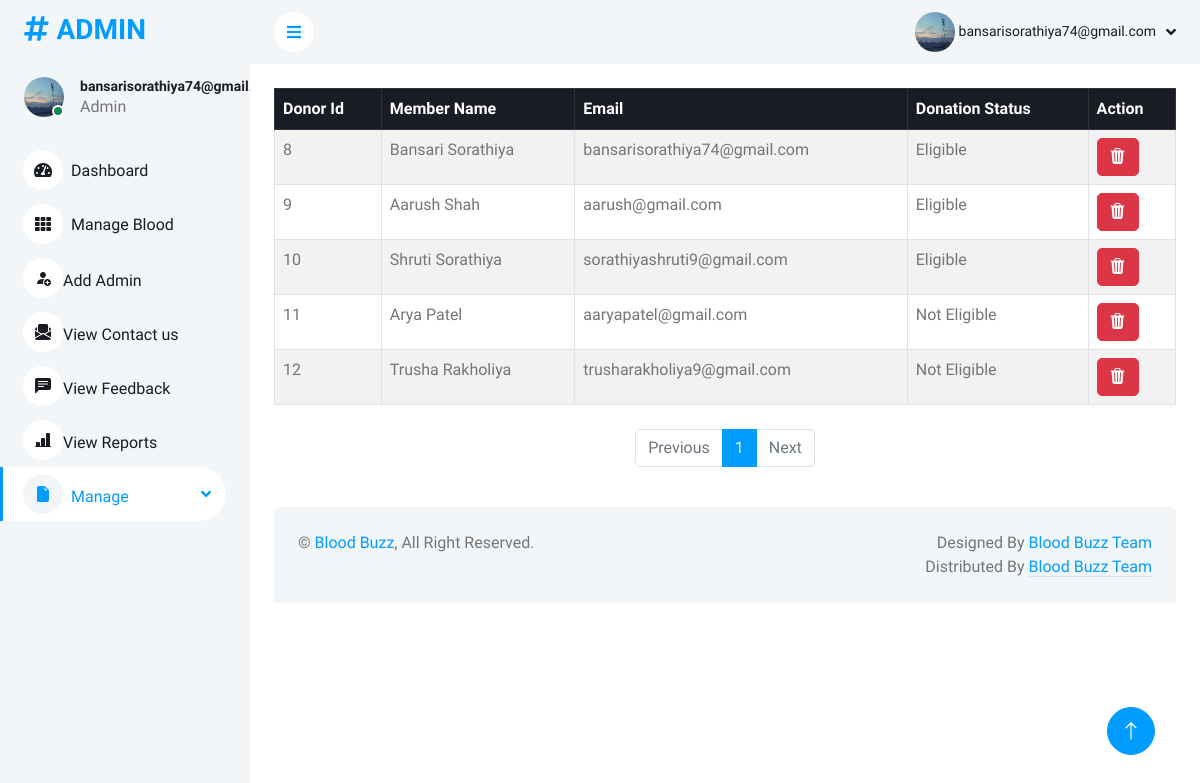
The app's page /AdminDesh/manageDonor.php (signed in) with its own data.
### tables this page shows
CREATE TABLE `donors` (
  `donor_id` int(30) UNSIGNED NOT NULL,
  `member_id` int(30) UNSIGNED DEFAULT NULL,
  `donation_status` enum('0','1','2') DEFAULT NULL COMMENT '0=pending eligibility 1=eligible 2=deleted by Admin'
);

CREATE TABLE `members` (
  `member_id` int(30) UNSIGNED NOT NULL,
  `img` varchar(200) DEFAULT NULL,
  `email` varchar(30) NOT NULL,
  `pwd` varchar(20) NOT NULL,
  `verify_token` varchar(100) NOT NULL,
  `name` varchar(50) NOT NULL,
  `contact_no` varchar(10) NOT NULL,
  `gender` varchar(50) NOT NULL,
  `dob` date NOT NULL,
  `address` varchar(250) NOT NULL,
  `city` int(5) UNSIGNED NOT NULL,
  `state` int(10) UNSIGNED NOT NULL,
  `landmark` varchar(80) NOT NULL,
  `pincode` varchar(6) NOT NULL,
  `member_status` enum('0','1','2') NOT NULL COMMENT '0=Deleted By Member 1=Active Status 2=Deactivated by Admin',
  `created_at` datetime NOT NULL DEFAULT current_timestamp()
);

### AdminDesh/manageDonor.php (the view, shortened to what this page needs)
<?php
    include '../Include/connect2.php';
    $session_email=$_SESSION['email'];
    $get_admin=$connection->prepare("SELECT * FROM admin_login WHERE email=?");
    $get_admin->execute([$session_email]);
    if($get_admin->rowCount() > 0)
    {
       $data=$get_admin->fetch(PDO::FETCH_ASSOC);
    }
?>
<!DOCTYPE html>
<html lang="en">
<head>
    <link href="https://cdnjs.cloudflare.com/ajax/libs/font-awesome/5.10.0/css/all.min.css" rel="stylesheet">
    <link href="https://cdn.jsdelivr.net/npm/bootstrap-icons@1.4.1/font/bootstrap-icons.css" rel="stylesheet">
    <link href="lib/owlcarousel/assets/owl.carousel.min.css" rel="stylesheet">
    <link href="lib/tempusdominus/css/tempusdominus-bootstrap-4.min.css" rel="stylesheet" />
    <link href="css/bootstrap.min.css" rel="stylesheet">
    <link href="css/style.css" rel="stylesheet">
    <link rel="stylesheet" href="https://cdn.jsdelivr.net/npm/bootstrap-icons@1.11.3/font/bootstrap-icons.min.css">
</head>
<body>
    <div class="container-xxl position-relative bg-white d-flex p-0">
        <div class="sidebar pe-4 pb-3">
            <nav class="navbar bg-light navbar-light">
                <a href="dashboard.php" class="navbar-brand mx-4 mb-3">
                    <h3 class="text-primary"><i class="fa fa-hashtag me-2"></i>ADMIN</h3>
                </a>
                <div class="d-flex align-items-center ms-4 mb-4">
                    <div class="position-relative">
                        <?php
                        if($data['img']==null)
                        {
                        echo"<img src='../img/user.png' class='rounded-circle' alt='avatar' style='width: 40px; height: 40px;'>";
                        }
                        else
                        {
                            echo"<img src='../img/{$data['img']}' class='rounded-circle' alt='error' style='width: 40px; height: 40px;'>";
                        }
                         ?>
                        <div class="bg-success rounded-circle border border-2 border-white position-absolute end-0 bottom-0 p-1"></div>
                    </div>
                    <div class="ms-3">
                        <h6 class="mb-0"><small><?php echo $data['email']; ?></small></h6>
                        <span>Admin</span>
                    </div>
                </div>
                <div class="navbar-nav w-100">
                    <a href="dashboard.php" class="nav-item nav-link"><i class="fa fa-tachometer-alt me-2"></i>Dashboard</a>
                    <a href="manageBlood.php" class="nav-item nav-link"><i class="fa fa-th me-2"></i>Manage Blood</a>
                    <a href="./addAdmin.php" class="nav-item nav-link"><i class="bi bi-person-fill-add"></i>Add Admin</a>
                    <a href="./seeContactUs.php" class="nav-item nav-link"><i class="bi bi-envelope-paper-fill"></i>View Contact us</a>
                    <a href="./seeFeedback.php" class="nav-item nav-link"><i class="bi bi-chat-left-text-fill"></i>View Feedback</a>
                    <a href="./reports.php" class="nav-item nav-link"><i class="bi bi-bar-chart-line-fill"></i>View Reports</a>
                    <div class="nav-item dropdown">
                        <a href="#" class="nav-link dropdown-toggle active" data-bs-toggle="dropdown"><i class="bi bi-file-earmark-fill me-2"></i>Manage</a>
                    </div>
                </div>
                </div>
        </div>
        <div class="content">
            <nav class="navbar navbar-expand bg-light navbar-light sticky-top px-4 py-0">
                <a href="#" class="sidebar-toggler flex-shrink-0">
                    <i class="fa fa-bars"></i>
                </a>
                <div class="navbar-nav align-items-center ms-auto">
                    <div class="nav-item dropdown">
                    <div class="nav-item dropdown">
                        <a href="#" class="nav-link dropdown-toggle" data-bs-toggle="dropdown">
                        <?php
                        if($data['img']==null)
                        {
                        echo"<img src='../img/user.png' class='rounded-circle' alt='avatar' style='width: 40px; height: 40px;'>";
                        }
                        else
                        {
                            echo"<img src='../img/{$data['img']}' class='rounded-circle' alt='error' style='width: 40px; height: 40px;'>";
                        }
                         ?>
                            <span class="d-none d-lg-inline-flex"><small><?php echo $data['email']; ?></small></span>
                        </a>
                    </div>
                </div>
            </nav>
            <div class="container-fluid pt-4 px-4">
                <table class="table table-striped table-bordered table-hover">
                <thead class="table-dark">
                    <tr>
                        <th>Donor Id</th>
                        <th>Member Name</th>
                        <th>Email</th>
                        <th>Donation Status</th>
                        <th>Action</th>
                    </tr>
                </thead>
                <tbody>
                <?php
                $records_per_page = 10;
                $page = isset($_GET['page']) ? $_GET['page'] : 1;
                $offset = ($page - 1) * $records_per_page;
                try
                {
                $get_donors=$connection->prepare("SELECT m.name,m.email,d.* FROM donors d LEFT JOIN members m ON m.member_id = d.member_id WHERE donation_status IN ('1','0') LIMIT $offset,$records_per_page");
                $get_donors->execute();
                $donors=$get_donors->fetchAll(PDO::FETCH_ASSOC);
                }
                catch (PDOException $e)
                {
                    $error=$e->getMessage();
                    $_SESSION['error-message'] = "Database error: " . $error;
                }
                $total_records = $connection->query("SELECT COUNT(*) FROM donors WHERE donation_status IN ('1','0')")->fetchColumn();
                $total_pages = ceil($total_records / $records_per_page);
                foreach($donors as $row)
                {
                ?>
                <tr>
                <td><?php echo $row['donor_id'];   ?></td>
                <td><?php echo $row['name'];   ?></td>
                <td><?php echo $row['email'];   ?></td>
                <td><?php
                if($row['donation_status']=='1')
                {
                echo "Eligible";
                }
                else
                {
                echo 'Not Eligible';
                }
                ?></td>
                <td>
                <?php $encryptedDid=base64_encode($row['donor_id']); ?>
              <form action="deleteDonor.php?did=<?php echo $encryptedDid; ?>" method="post">
                <button type="submit" class="btn btn-danger"><i class="bi bi-trash3-fill"></i></button>
                </form>
                </td>
                </tr>
                <?php
                }
                ?>
                </tbody>
                </table>
            </div>
            <div class="d-flex justify-content-center mt-4">
            <nav aria-label="Pagination">
            <ul class="pagination">
            <li class="page-item <?php echo ($page <= 1) ? 'disabled' : ''; ?>">
                <a class="page-link" href="?page=<?php echo ($page <= 1) ? 1 : ($page - 1); ?>">Previous</a>
            </li>
            <?php for ($i = 1; $i <= $total_pages; $i++): ?>
            <li class="page-item <?php echo ($page == $i) ? 'active' : ''; ?>">
                <a class="page-link" href="?page=<?php echo $i; ?>"><?php echo $i; ?></a>
            </li>
            <?php endfor; ?>
            <li class="page-item <?php echo ($page >= $total_pages) ? 'disabled' : ''; ?>">
                <a class="page-link" href="?page=<?php echo ($page >= $total_pages) ? $total_pages : ($page + 1); ?>">Next</a>
            </li>
        </ul>
        </nav>
        </div>
            <div class="container-fluid pt-4 px-4">
                <div class="bg-light rounded-top p-4">
                    <div class="row">
                        <div class="col-12 col-sm-6 text-center text-sm-start">
                            &copy; <a href="../member/index.php">Blood Buzz</a>, All Right Reserved.
                        </div>
                        <div class="col-12 col-sm-6 text-center text-sm-end">
                            Designed By <a href="">Blood Buzz Team</a>
                        Distributed By <a class="border-bottom" href="" target="_blank">Blood Buzz Team</a>
                        </div>
                    </div>
                </div>
            </div>
        </div>
        <a href="#" class="btn btn-lg btn-primary btn-lg-square back-to-top"><i class="bi bi-arrow-up"></i></a>
</body>
</html>

### AdminDesh/css/style.css (style rules this page uses)
:root { --primary: #009CFF; --light: #F3F6F9; --dark: #191C24; }
.back-to-top { position: fixed; display: none; right: 45px; bottom: 45px; z-index: 99; }
.btn { transition: .5s; }
.btn.btn-primary { color: #FFFFFF; }
.btn-lg-square { width: 48px; height: 48px; }
.btn-square, .btn-sm-square, .btn-lg-square { padding: 0; display: inline-flex; align-items: center; justify-content: center; font-weight: normal; border-radius: 50px; }
.sidebar { position: fixed; top: 0; left: 0; bottom: 0; width: 250px; height: 100vh; overflow-y: auto; background: var(--light); transition: 0.5s; z-index: 999; }
.content { margin-left: 250px; min-height: 100vh; background: #FFFFFF; transition: 0.5s; }
@media (min-width: 992px) { .sidebar { margin-left: 0; } }
@media (min-width: 992px) { .content { width: calc(100% - 250px); } }
.sidebar .navbar .navbar-nav .nav-link { padding: 7px 20px; color: var(--dark); font-weight: 500; border-left: 3px solid var(--light); border-radius: 0 30px 30px 0; outline: none; }
.sidebar .navbar .navbar-nav .nav-link:hover, .sidebar .navbar .navbar-nav .nav-link.active { color: var(--primary); background: #FFFFFF; border-color: var(--primary); }
.sidebar .navbar .navbar-nav .nav-link i { width: 40px; height: 40px; display: inline-flex; align-items: center; justify-content: center; background: #FFFFFF; border-radius: 40px; }
.sidebar .navbar .navbar-nav .nav-link:hover i, .sidebar .navbar .navbar-nav .nav-link.active i { background: var(--light); }
.sidebar .navbar .dropdown-toggle::after { position: absolute; top: 15px; right: 15px; border: none; content: "\f107"; font-family: "Font Awesome 5 Free"; font-weight: 900; transition: .5s; }
.content .navbar .navbar-nav .nav-link { margin-left: 25px; padding: 12px 0; color: var(--dark); outline: none; }
.content .navbar .sidebar-toggler, .content .navbar .navbar-nav .nav-link i { width: 40px; height: 40px; display: inline-flex; align-items: center; justify-content: center; background: #FFFFFF; border-radius: 40px; }
.content .navbar .dropdown-toggle::after { margin-left: 6px; vertical-align: middle; border: none; content: "\f107"; font-family: "Font Awesome 5 Free"; font-weight: 900; transition: .5s; }

### records on screen
donors: donor_id "8", member.name "Bansari Sorathiya", member.email "bansarisorathiya74@gmail.com", donation_status "Eligible"
donors: donor_id "9", member.name "Aarush Shah", member.email "aarush@gmail.com", donation_status "Eligible"
donors: donor_id "10", member.name "Shruti Sorathiya", member.email "sorathiyashruti9@gmail.com", donation_status "Eligible"
donors: donor_id "11", member.name "Arya Patel", member.email "aaryapatel@gmail.com", donation_status "Not Eligible"
donors: donor_id "12", member.name "Trusha Rakholiya", member.email "trusharakholiya9@gmail.com", donation_status "Not Eligible"

### other values on screen
$data['email'] "bansarisorathiya74@gmail.com"
